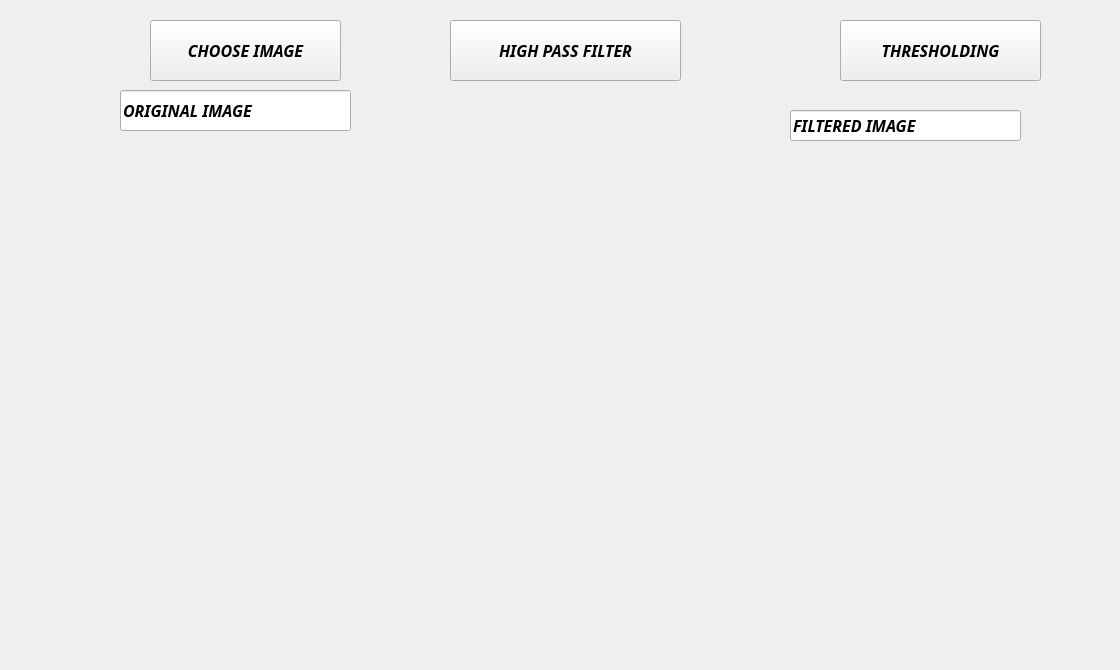
    <widget class="QWidget" name="page_9">
     <widget class="QPushButton" name="pb_Choose_8">
      <property name="geometry">
       <rect>
        <x>150</x>
        <y>20</y>
        <width>191</width>
        <height>61</height>
       </rect>
      </property>
      <property name="font">
       <font>
        <family>Lucida Handwriting</family>
        <pointsize>12</pointsize>
        <weight>75</weight>
        <italic>true</italic>
        <bold>true</bold>
       </font>
      </property>
      <property name="text">
       <string>CHOOSE IMAGE</string>
      </property>
     </widget>
     <widget class="QPushButton" name="pb_HighPassFilter">
      <property name="geometry">
       <rect>
        <x>450</x>
        <y>20</y>
        <width>231</width>
        <height>61</height>
       </rect>
      </property>
      <property name="font">
       <font>
        <family>Lucida Handwriting</family>
        <pointsize>12</pointsize>
        <weight>75</weight>
        <italic>true</italic>
        <bold>true</bold>
       </font>
      </property>
      <property name="text">
       <string>HIGH PASS FILTER</string>
      </property>
     </widget>
     <widget class="QPushButton" name="pb_Threshholding">
      <property name="geometry">
       <rect>
        <x>840</x>
        <y>20</y>
        <width>201</width>
        <height>61</height>
       </rect>
      </property>
      <property name="font">
       <font>
        <family>Lucida Handwriting</family>
        <pointsize>12</pointsize>
        <weight>75</weight>
        <italic>true</italic>
        <bold>true</bold>
       </font>
      </property>
      <property name="text">
       <string>THRESHOLDING</string>
      </property>
     </widget>
     <widget class="QLabel" name="l_image_17">
      <property name="geometry">
       <rect>
        <x>0</x>
        <y>140</y>
        <width>541</width>
        <height>511</height>
       </rect>
      </property>
      <property name="text">
       <string/>
      </property>
     </widget>
     <widget class="QLabel" name="l_image_18">
      <property name="geometry">
       <rect>
        <x>570</x>
        <y>150</y>
        <width>541</width>
        <height>511</height>
       </rect>
      </property>
      <property name="text">
       <string/>
      </property>
     </widget>
     <widget class="QLineEdit" name="line_factor_17">
      <property name="geometry">
       <rect>
        <x>120</x>
        <y>90</y>
        <width>231</width>
        <height>41</height>
       </rect>
      </property>
      <property name="font">
       <font>
        <family>Lucida Handwriting</family>
        <pointsize>12</pointsize>
        <weight>75</weight>
        <italic>true</italic>
        <bold>true</bold>
       </font>
      </property>
      <property name="text">
       <string>ORIGINAL IMAGE</string>
      </property>
     </widget>
     <widget class="QLineEdit" name="line_factor_18">
      <property name="geometry">
       <rect>
        <x>790</x>
        <y>110</y>
        <width>231</width>
        <height>31</height>
       </rect>
      </property>
      <property name="font">
       <font>
        <family>Lucida Handwriting</family>
        <pointsize>12</pointsize>
        <weight>75</weight>
        <italic>true</italic>
        <bold>true</bold>
       </font>
      </property>
      <property name="text">
       <string>FILTERED IMAGE</string>
      </property>
     </widget>
    </widget>
